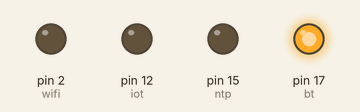
This sketch was run on a simulated Arduino Uno, built with avr-gcc and run on an emulated ATmega328P. Shown: output pins drawn as LEDs (lit = HIGH).

Above: at 0.05 s.
At 0.65 s:
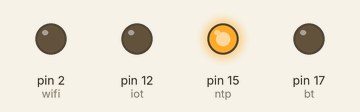
At 1.25 s:
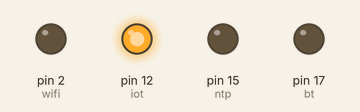
At 2.75 s:
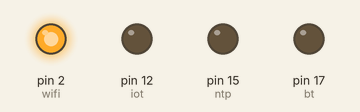
At 5.3 s:
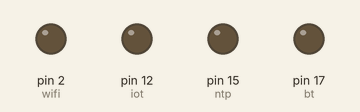
Timing chart, 0 to 5.6 s (numbered marks = the images above):
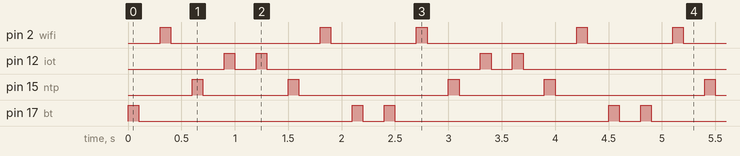

The sketch:

lab4-2.ino
```cpp
int bt = 17;
int wifi = 2;
int ntp = 15;
int iot = 12;

void setup(){
  pinMode(bt,OUTPUT);
  pinMode(wifi,OUTPUT);
  pinMode(ntp,OUTPUT);
  pinMode(iot,OUTPUT);
}

void loop(){
  digitalWrite(bt,HIGH);
  delay(100);
  digitalWrite(bt,LOW);
  delay(200);
  digitalWrite(wifi,HIGH);
  delay(100);
  digitalWrite(wifi,LOW);
  delay(200);
  digitalWrite(ntp,HIGH);
  delay(100);
  digitalWrite(ntp,LOW);
  delay(200);
  digitalWrite(iot,HIGH);
  delay(100);
  digitalWrite(iot,LOW);
  delay(200);
  digitalWrite(iot,HIGH);
  delay(100);
  digitalWrite(iot,LOW);
  delay(200);
  digitalWrite(ntp,HIGH);
  delay(100);
  digitalWrite(ntp,LOW);
  delay(200);
  digitalWrite(wifi,HIGH);
  delay(100);
  digitalWrite(wifi,LOW);
  delay(200);
  digitalWrite(bt,HIGH);
  delay(100);
  digitalWrite(bt,LOW);
  delay(200);
}
```

Measured:
- by itself, pin 2 (wifi): repeats every 2.4 s: LOW 1.4 s, HIGH 0.10 s, LOW 0.80 s, HIGH 0.10 s
- by itself, pin 12 (iot): repeats every 2.4 s: LOW 0.20 s, HIGH 0.10 s, LOW 2.0 s, HIGH 0.10 s
- by itself, pin 15 (ntp): repeats every 2.4 s: LOW 0.80 s, HIGH 0.10 s, LOW 1.4 s, HIGH 0.10 s
- by itself, pin 17 (bt): repeats every 2.4 s: LOW 2.0 s, HIGH 0.10 s, LOW 0.20 s, HIGH 0.10 s
